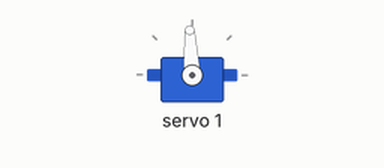
Simulated run of this program. Board: Arduino Uno, built with avr-gcc and run on an emulated ATmega328P. Shown: servo.

Above: at 0.05 s.
At 1.8 s:
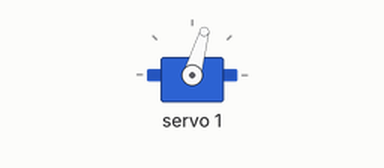
Timing chart, 0 to 5.6 s (numbered marks = the images above):
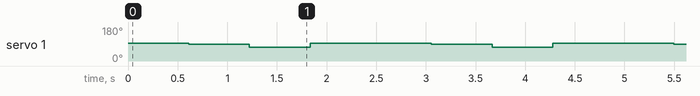

The program:

main.cpp
```cpp
/***************************************************
  This is an example for our Adafruit 16-channel PWM & Servo driver
  to calibrate the frequency of the oscillator clock of the PCA9685.

  CAUTION: DO NOT CONNECT ANY VOLTAGE HIGHER THAN THE BOARD LIMITS.
  For 3.3V boards, like the ESP8266, remove any 5V input. The setup will
  feed the voltage back into the board to measure the frequency.
  KABOEM, SMOKE if you use too much VOLTAGE.

  Connect the PCA9685 with I2C (Ground, VCC, SCL, SCA) and apply
  voltage on V+. See above not higher than board limits.
  Connect the signal (yellow pin, PWM) of the PCA9685 to your board:
  Default is pin 3, last of first block.
  Default is pin 14 (of your ESP8266).

  Formula for prescale to get the targetted frequency (=update_rate) is:
  prescale = round ( osc_clock / 4096 * update_rate) - 1
  rewritten: osc_clock = (prescale + 1) * 4096 * update_rate
  We will measure the real update_rate to assert the real osc_clock.

  ***************************************************/

#include <Wire.h>
#include <Adafruit_PWMServoDriver.h>

#define PIN_SERVO_RLHJ 0 //
#define PIN_SERVO_RLBL 1
#define PIN_SERVO_RLSL 2


const int PWM_MIN = 102;
const int PWM_MAX = 512;
const float degree_to_PWM = float(PWM_MAX - PWM_MIN)/ 180.0;
const float ddeg = 1;
// called this way, it uses the default address 0x40
Adafruit_PWMServoDriver pwm = Adafruit_PWMServoDriver(0x40, Wire);

float curr_RLHJ = 90;
float prev_RLHJ = 90;
float curr_RLBL = 90;
float prev_RLBL = 90;
float curr_RLSL = 90;
float prev_RLSL = 90;

void write_degree(float degree)
{
  int toset = PWM_MIN + degree * degree_to_PWM;
  //pwm.setPWM(PIN_SERVO_RLHJ, 0, toset);
  pwm.setPWM(PIN_SERVO_RLBL, 0, toset);
  //pwm.setPWM(PIN_SERVO_RLSL, 0, toset);
  delay(10);
}


//equation to calculate smooth pulse from current and previous values.
/*
float smooth_degree(float degree, float prev_degree){
  return (degree* 0.01) + (prev_degree * 0.99);
}
*/
float smooth_degree(float degree, float prev_degree) {
  float difference = abs(degree - prev_degree);
  float smoothingFactor = 0.99; // Default smoothing factor for small differences

  // Adjust smoothing factor based on the difference
  if (difference > 30) {
    smoothingFactor = 0.70; // Less smoothing for large differences
  } else if (difference > 15) {
    smoothingFactor = 0.85; // Moderate smoothing for medium differences
  }
  // For differences <= 15, use the default smoothing factor

  return (degree * (1 - smoothingFactor)) + (prev_degree * smoothingFactor);
}
void sequencer (float delta_leg, float prev_val, float curr_val){
  write_degree(smooth_degree(90.0, prev_val));
  delay(600);
  //joint 1 = 5 degree
  for (int i = -1; i < 2; i++){
    curr_val = 90.0 + i*delta_leg;
    write_degree(smooth_degree(curr_val, prev_val));
    prev_val = curr_val;
    delay(600);
  }
}

void setup() {
  pwm.begin();
  pwm.setPWMFreq(50); //set frequency 50
}
//2048 is too large. 0.5 ms for 0 degree, 2.5 ms for 180 degree
//min = 102 left 90, 512 right (max) - midpoint 300~
//30 degree oscillation for both sides from midpoint.
//5 degree for horizontal joint. 20 degree for big leg. 15 degree 2nd small leg.
//0 is hj, 1 is bl, 2 is sl.

//decrease step interval for smoother movement of the servo
void loop() {
  //write_degree(90.0);
  //delay(300);
  //sequencer(5, prev_RLHJ, curr_RLHJ);
  sequencer(20, prev_RLBL, curr_RLBL);
  //sequencer(10, prev_RLSL, curr_RLSL);
  /*for (int i = -1; i < 2; i++){
    write_degree(90.0 + i*30);
    delay(300);
  }
 */
}
```

Measured:
- by itself, servo 1: repeats every 2.4 s: 74° 0.61 s, 95° 0.61 s, 93° 0.61 s, 89° 0.61 s
